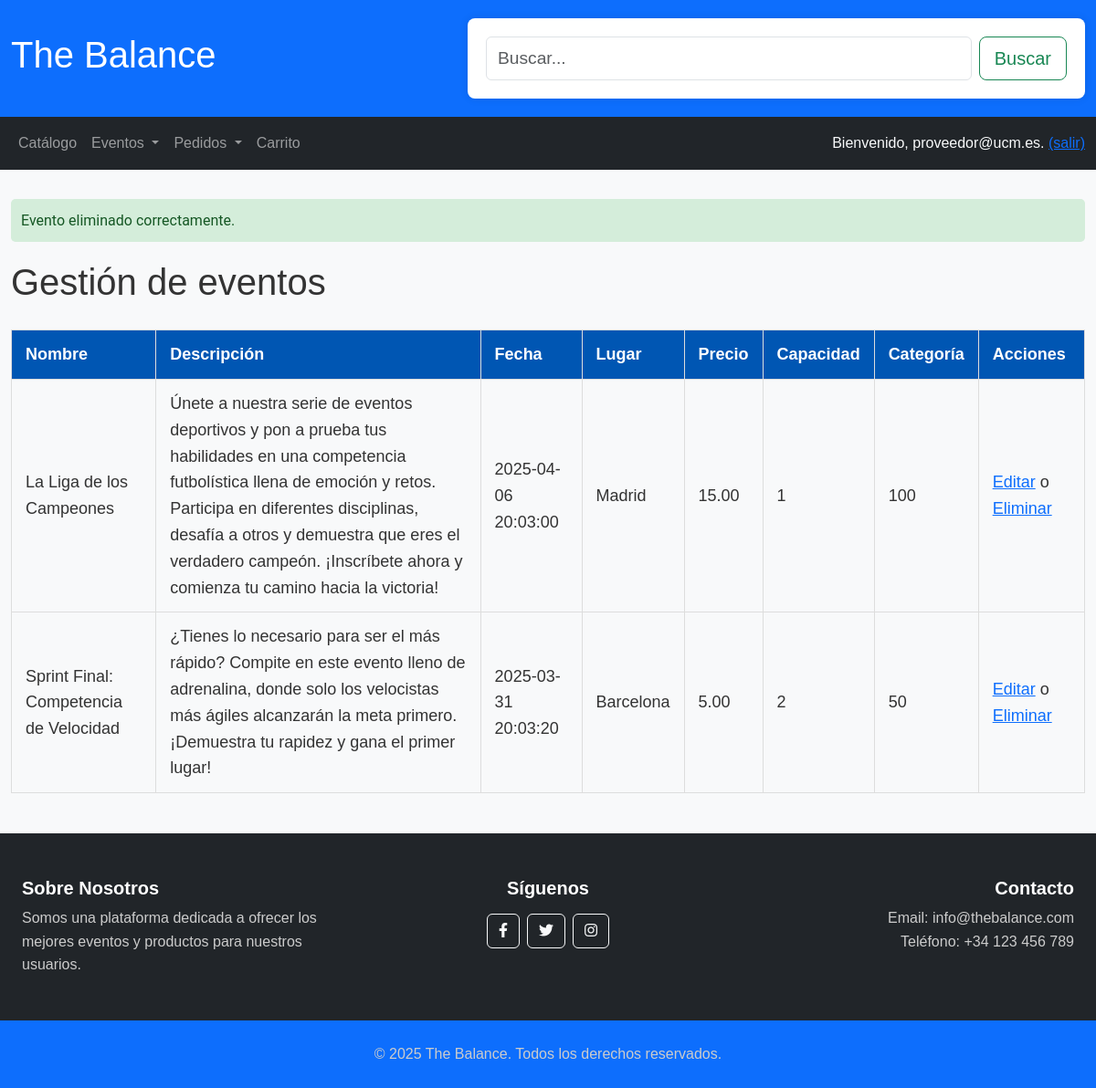
Page /manageEvents.php?eventId=2 (signed in) on the committed database.
### tables this page shows
CREATE TABLE `events` (
  `id` bigint(20) NOT NULL,
  `name` varchar(50) NOT NULL,
  `description` text DEFAULT NULL,
  `price` decimal(11,2) NOT NULL,
  `location` varchar(100) NOT NULL,
  `date` timestamp NOT NULL DEFAULT current_timestamp() ON UPDATE current_timestamp(),
  `capacity` int(11) NOT NULL,
  `category_id` bigint(20) NOT NULL,
  `email_provider` varchar(50) NOT NULL
);

### includes/event/eventDTO.php (called while the page is built, shortened)
<?php
class eventDTO implements \JsonSerializable
{
    private $id;
    private $name;
    private $desc;
    private $date;
    private $price;
    private $location;
    private $category;
    private $capacity;
    public function __construct($id, $name, $desc, $date, $price, $location, $capacity, $category, $email_provider)
    {
        $this->id = $id;
        $this->name = $name;
        $this->desc = $desc;
        $this->date = $date;
        $this->price = $price;
        $this->location = $location;
        $this->capacity = $capacity;
        $this->category = $category;
    }
    public function getId()
    {
        return $this->id;
    }
    public function getName()
    {
        return $this->name;
    }
    public function getDesc()
    {
        return $this->desc;
    }
    public function getDate()
    {
        return $this->date;
    }
    public function getPrice()
    {
        return $this->price;
    }
    public function getLocation()
    {
        return $this->location;
    }
    public function getCategory()
    {
        return $this->category;
    }
    public function getCapacity()
    {
        return $this->capacity;
    }
}

### includes/views/common/baseDAO.php (called while the page is built, shortened)
<?php
abstract class baseDAO
{
    protected function realEscapeString($field)
    {
        $conn = application::getInstance()->getConnectionDb();
        return $conn->real_escape_string($field);
    }
}

### includes/event/eventDAO.php (called while the page is built, shortened)
<?php
class eventDAO extends baseDAO implements IEvent
{
    public function getEvents($filters = array() )
    {
        $events = array();
        try {
            $conn = application::getInstance()->getConnectionDb();
            $queryData = $this->constructSearchQuery($filters);
            $stmt = $conn->prepare($queryData['query']);
            if (!empty($queryData['params']))
            {
                $types = $queryData['types'];
                $params = $queryData['params'];
                $stmt->bind_param($types, ...$params);
            }
            if(!$stmt->execute())
            {
                throw new \Exception("Error al ejecutar la consulta: " . $stmt->error);
            }
            $stmt->bind_result($Id, $Name, $Description, $Price, $Location, $Date, $Capacity, $Category, $EmailProvider);
            while ($stmt->fetch())
            {
                $event = new eventDTO($Id, $Name, $Description, $Date, $Price, $Location, $Category, $Capacity, $EmailProvider);
                $events[] = $event;
            }
        } catch (\Exception $e) {
            error_log($e->getMessage());
            throw $e;
        }
        return $events;
    }
    private function constructSearchQuery($filters)
    {
        $query = "SELECT * FROM events WHERE ";
        $args = array();
        $types = '';
        foreach ($filters as $key => $value) {
            switch ($key) {
                case 'email_provider':
                    $query .= "email_provider = ? AND ";
                    $args[] = $this->realEscapeString($value);
                    $types .= 's';
                    break;
            }
        }
        if (!empty($args))
        {
            $query = substr($query, 0, -4);
        }
        else
        {
            $query = "SELECT * FROM events";
        }
        return array('query' => $query, 'params' => $args, 'types' => $types);
    }
}

### includes/event/eventAppService.php (called while the page is built, shortened)
<?php
class eventAppService
{
    public function getEventsByUserType()
    {
        $IEventDAO = eventFactory::CreateEvent();
        $eventsDTO = null;
        $app = application::getInstance();
        if ($app->isCurrentUserAdmin())
        {
            $eventsDTO = $IEventDAO->getEvents();
        }
        else
        {
            $userEmail = htmlspecialchars($app->getCurrentUserEmail());
            $eventsDTO = $IEventDAO->getEvents(array("email_provider" => $userEmail));
        }
        return $eventsDTO;
    }
}

### includes/application.php (called while the page is built, shortened)
<?php
class application
{
    private static $instance;
    public static function getInstance()
    {
        if ( !self::$instance instanceof self )
        {
            self::$instance = new static();
        }
        return self::$instance;
    }
    public function isCurrentUserLogged()
    {
        return isset($_SESSION['user']);
    }
    public function getCurrentUserEmail()
    {
        return json_decode($_SESSION['user'], true)['email'] ?? null;
    }
}

### includes/event/manageEventTable.php (the view, shortened to what this page needs)
<?php
class manageEventTable extends baseTable
{
    protected function generateTableContent()
    {
        $html = '';
        foreach ($this->data as $event) {
            $html .= '<tr>';
            $html .= '<td>' . htmlspecialchars($event->getName()) . '</td>';
            $html .= '<td>' . htmlspecialchars($event->getDesc()) . '</td>';
            $html .= '<td>' . htmlspecialchars($event->getDate()) . '</td>';
            $html .= '<td>' . htmlspecialchars($event->getLocation()) . '</td>';
            $html .= '<td>' . htmlspecialchars($event->getPrice()) . '</td>';
            $html .= '<td>' . htmlspecialchars($event->getCapacity()) . '</td>';
            $html .= '<td>' . htmlspecialchars($event->getCategory()) . '</td>';
            $html .= '<td>';
            $html .= '<a href="updateEvents.php?eventId=' . htmlspecialchars($event->getId()) . '">Editar</a>';
            $html .= ' o ';
            $html .= '<a href="manageEvents.php?eventId=' . htmlspecialchars($event->getId()) . '" onclick="return confirm(\'¿Estás seguro de que deseas eliminar este evento?\');">Eliminar</a>';
            $html .= '</td>';
            $html .= '</tr>';
        }
        return $html;
    }
}

### includes/views/common/menu.php (shortened to what this page needs)
<?php
function mostrarLogin()
{
    $app = application::getInstance();
    if ($app->isCurrentUserLogged())
    {
        $email = $app->getCurrentUserEmail();
        echo "Bienvenido, " . $email . ". <a href='logout.php'>(salir)</a>";
    }
    else
    {
        echo "Usuario desconocido. <a href='login.php'>Login.</a> <a href='register.php'>Registro</a>";
    }
}
?>
<nav class="navbar navbar-expand-lg navbar-dark bg-dark w-100">
    <div class="container-fluid">
        <div class="collapse navbar-collapse" id="navbarNav">
            <ul class="navbar-nav me-auto">
                <li class="nav-item">
                    <a class="nav-link" href="catalog.php">Catálogo</a>
                </li>
                <li class="nav-item dropdown">
                    <a class="nav-link dropdown-toggle" href="#" id="eventosDropdown" role="button" data-bs-toggle="dropdown" aria-expanded="false">
                        Eventos
                    </a>
                </li>
                <li class="nav-item dropdown">
                    <a class="nav-link dropdown-toggle" href="#" id="pedidosDropdown" role="button" data-bs-toggle="dropdown" aria-expanded="false">
                        Pedidos
                    </a>
                </li>
                <li class="nav-item">
                    <a class="nav-link" href="index.php">Carrito</a>
                </li>
            </ul>
        </div>
        <div class="text-light">
            <?php mostrarLogin(); ?>
        </div>
    </div>
</nav>

### CSS/styles.css (style rules this page uses)
* { margin: 0; padding: 0; box-sizing: border-box; }
body { font-family: 'Arial', sans-serif; line-height: 1.6; color: #333; background-color: #f8f9fa; margin: 0; padding: 0; }
.table-container th, .table-container td { padding: 12px 15px; border: 1px solid #ddd; }

### rows in the picture
events: email_provider "proveedor@ucm.es", name "Sprint Final: Competencia de Velocidad", description "¿Tienes lo necesario para ser el más rápido? Compite en este evento lleno de adrenalina, donde solo los velocistas más ágiles alcanzarán la meta primero. ¡Demuestra tu rapidez y gana el primer lugar!", date "2025-03-31 20:03:20", location "Barcelona", price "5.00", category "2", capacity "50", value "o"
events: name "La Liga de los Campeones", description "Únete a nuestra serie de eventos deportivos y pon a prueba tus habilidades en una competencia futbolística llena de emoción y retos. Participa en diferentes disciplinas, desafía a otros y demuestra que eres el verdadero campeón. ¡Inscríbete ahora y comienza tu camino hacia la victoria!", date "2025-04-06 20:03:00", location "Madrid", price "15.00", category "1", capacity "100", value "o"

### other values in the picture
$column "Nombre"
$column "Descripción"
$column "Fecha"
$column "Lugar"
$column "Precio"
$column "Capacidad"
$column "Categoría"
$column "Acciones"
